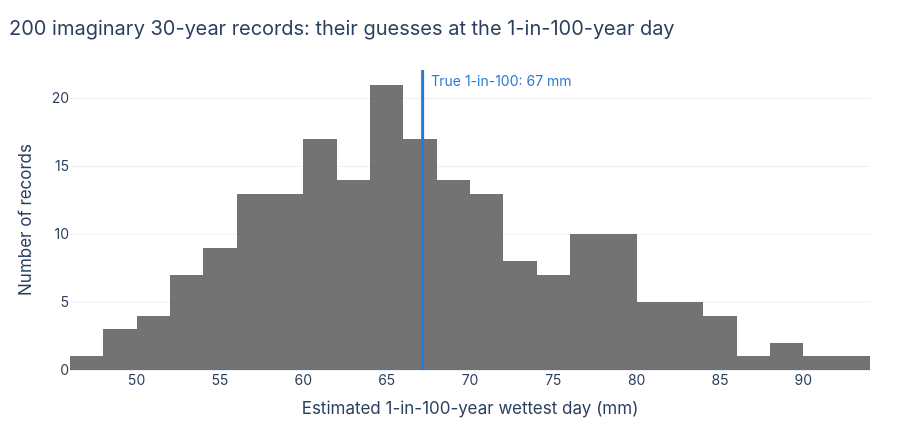

Source (notebook cell):
### Markdown cell above
Same die, different luck: the two records disagree most about the **rare days on
the right**, because 30 rolls rarely include a 1-in-100 roll. Now repeat the
experiment 200 times: each time, fit a curve to the 30 rolls (as you would with
real records) and read off its 1-in-100-year value.

### Code cell
true_100 = float(curve_values(curve, [100])[0])
# The fit a real record would get: a GEV distribution by L-moments.
GEV = SampleFit(family=DistributionFamily.GENERALIZED_EXTREME_VALUE, estimator=SampleEstimator.L_MOMENTS)
estimates = np.array([float(curve_values(fit_samples(roll(YEARS), GEV).distribution, [100])[0])
                      for _ in range(200)])
low, high = np.percentile(estimates, [5, 95])

fig = go.Figure(go.Histogram(x=estimates, nbinsx=30, marker_color=INK, opacity=0.8,
                             hovertemplate="%{x} mm: %{y} records<extra></extra>"))
fig.add_vline(x=true_100, line=dict(color=BLUE, width=3))
fig.add_annotation(x=true_100, y=1, yref="paper", text=f"True 1-in-100: {true_100:.0f} mm",
                   showarrow=False, xanchor="left", xshift=6, font=dict(color=BLUE))
layout(fig, "200 imaginary 30-year records: their guesses at the 1-in-100-year day",
       xaxis_title="Estimated 1-in-100-year wettest day (mm)", yaxis_title="Number of records", showlegend=False)
fig.show()
print(f"9 in 10 records guess between {low:.0f} and {high:.0f} mm (truth {true_100:.0f} mm).")

### Figure 1 — Plotly figure (JSON) as saved in the notebook; plotly's stock layout.template omitted (floating-point values rounded to 4 significant figures; data arrays with more than 128 entries replaced by an {"elided": "..."} marker saying what was removed)
{"data": [{"hovertemplate": "%{x} mm: %{y} records<extra></extra>", "marker": {"color": "#52514e"}, "nbinsx": 30, "opacity": 0.8, "type": "histogram", "x": {"elided": "200 float values"}}], "layout": {"annotations": [{"font": {"color": "#2a78d6"}, "showarrow": false, "text": "True 1-in-100: 67 mm", "x": 67.16, "xanchor": "left", "xshift": 6, "y": 1, "yref": "paper"}], "font": {"family": "Inter, Helvetica, Arial, sans-serif", "size": 14}, "height": 430, "margin": {"b": 60, "l": 70, "r": 30, "t": 70}, "shapes": [{"line": {"color": "#2a78d6", "width": 3}, "type": "line", "x0": 67.16, "x1": 67.16, "xref": "x", "y0": 0, "y1": 1, "yref": "y domain"}], "showlegend": false, "title": {"text": "200 imaginary 30-year records: their guesses at the 1-in-100-year day", "x": 0.01}, "xaxis": {"title": {"text": "Estimated 1-in-100-year wettest day (mm)"}}, "yaxis": {"title": {"text": "Number of records"}}}}
